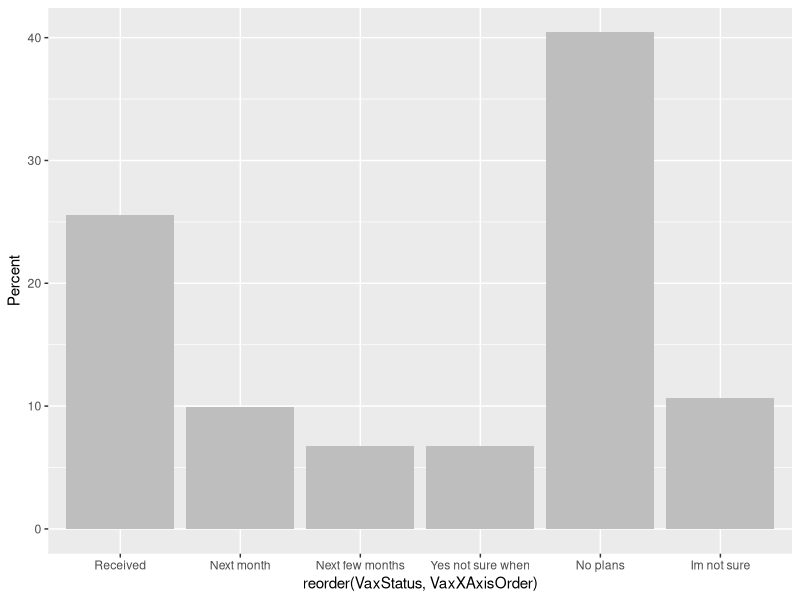
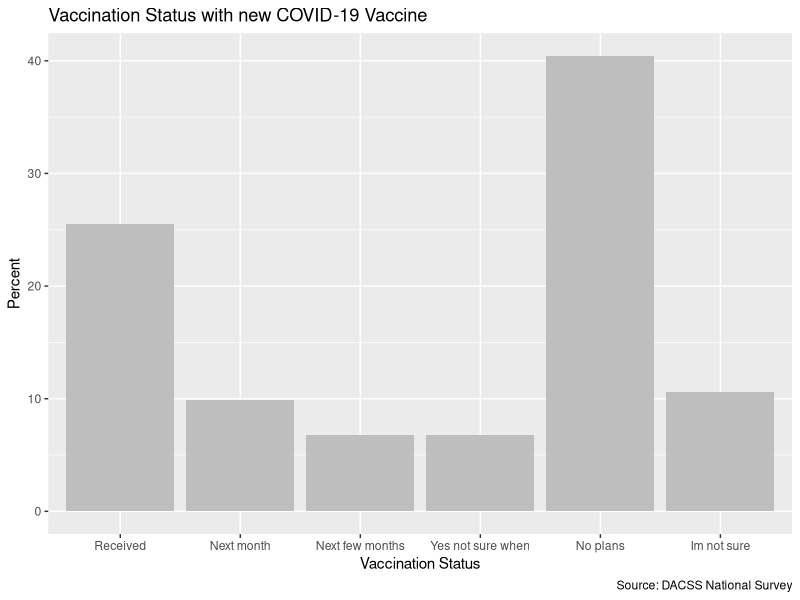
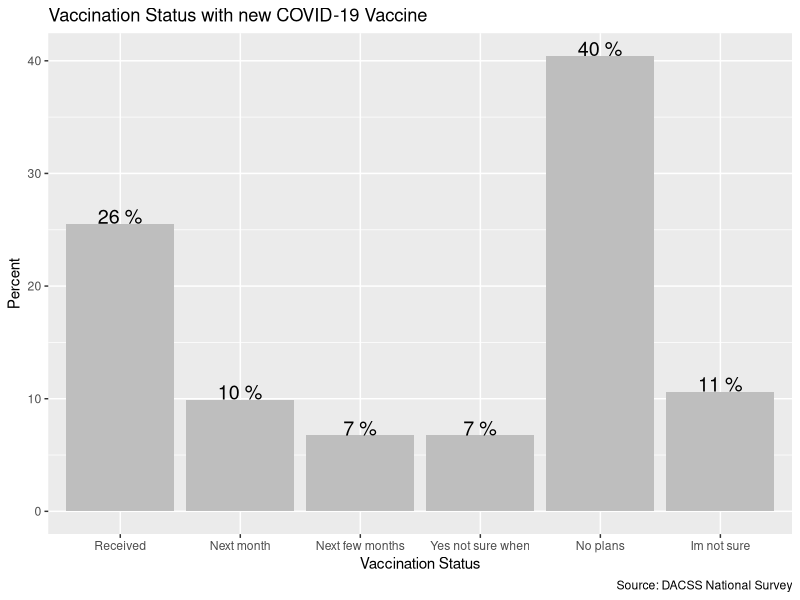
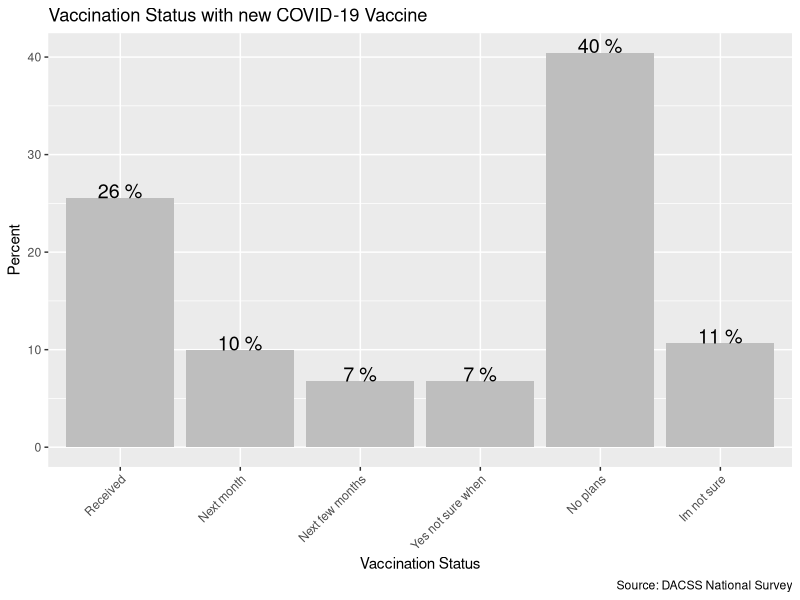
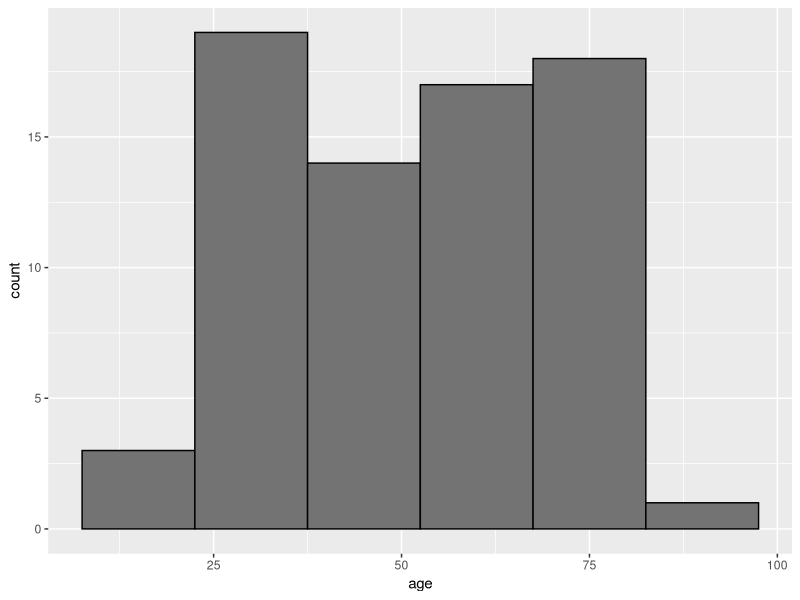
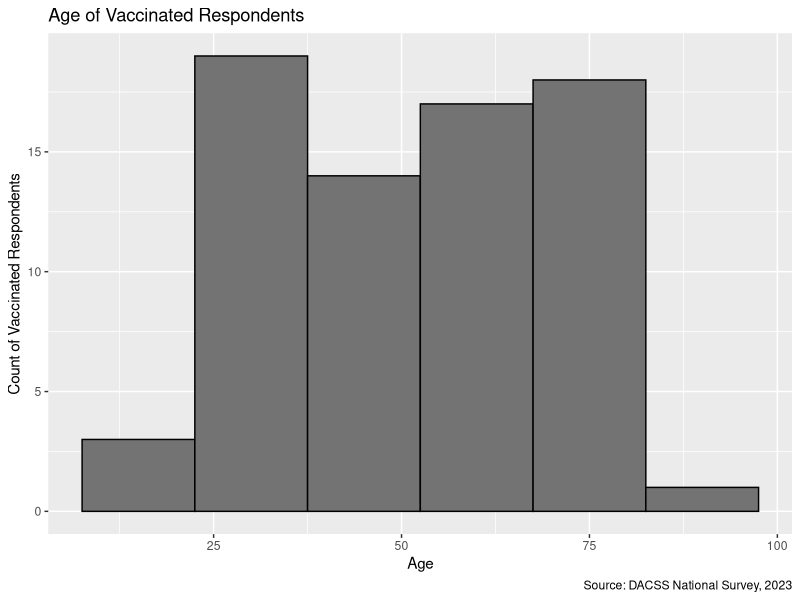
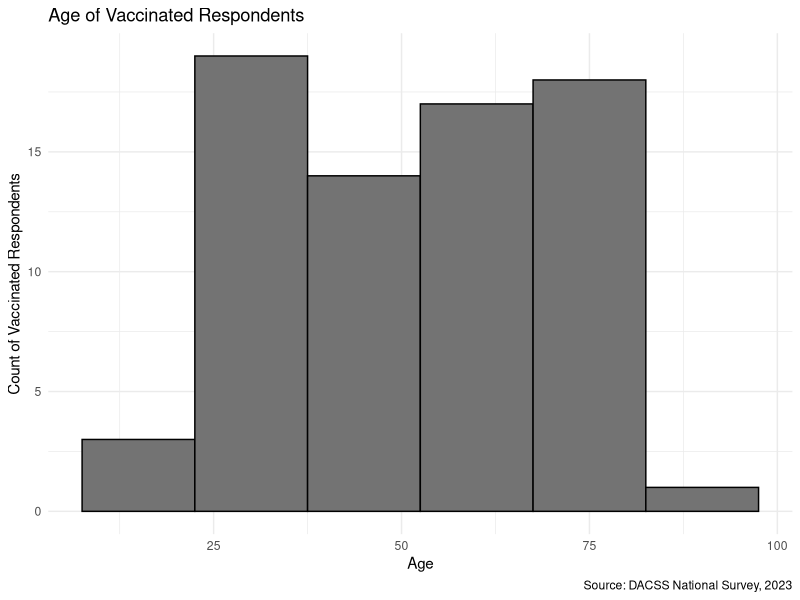
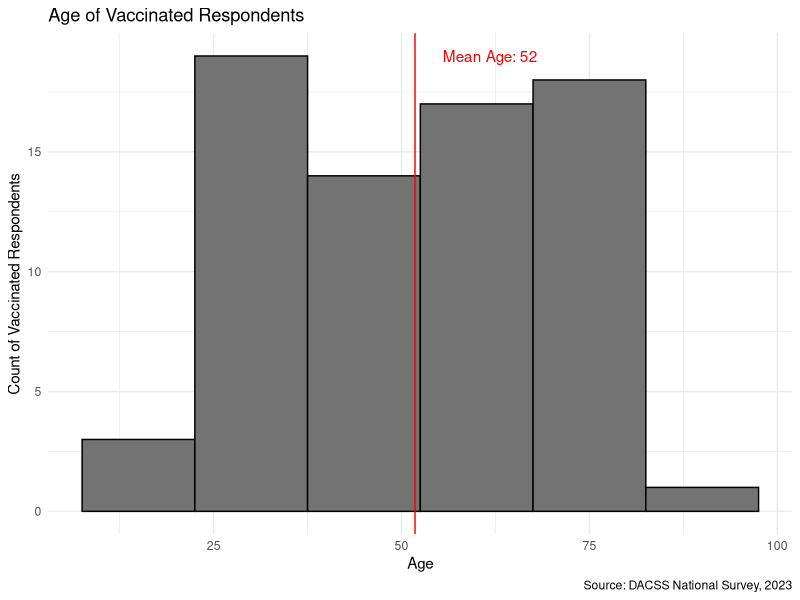

Here is the R script that generated these plots, in order: (Note: this script raises an error after producing the figures.)

# clean memory ------------------------------------------------------------
rm(list = ls())
library(ggplot2)
library(dplyr)


# read in data ------------------------------------------------------------
#set working directory

mydata = read.csv("Survey.csv")


# see data ----------------------------------------------------------


head(mydata)


# see data types ----------------------------------------------------------

str(mydata)
summary(mydata)



# deliverable 1 ----------------------------------------------------------
####################Vax Status Bar Chart########################

#summary table vax status and proportion table
absoluteVax <- table(mydata$NewVaxstatus,
                     exclude = 'nothing')
propVax=prop.table(absoluteVax)*100                     

absoluteVax 
propVax



#making data frame for graph
(VaxtableFreq=as.data.frame(absoluteVax))
names(VaxtableFreq)=c("VaxStatus","Count")
VaxtableFreq
VaxtableFreq$Percent=as.vector(propVax)
VaxtableFreq

#adding an order to the columns
VaxXAxisOrder <- c(6, 3, 2, 5, 1, 4)
VaxtableFreq$VaxXAxisOrder=as.vector(VaxXAxisOrder)

VaxtableFreq

#base GGPLOT2 starts with a "base", telling WHAT VARIABLES TO PLOT
vaxbase = ggplot(data = VaxtableFreq, 
             aes(x = reorder(VaxStatus, VaxXAxisOrder), # horizontal
                 y = Percent)) #vertical

vaxplot1 = vaxbase + geom_bar(fill ="gray",
                        stat = 'identity') # notice the "stat"
vaxplot1

titleText='Vaccination Status with new COVID-19 Vaccine'
sub_titleText='Fall 2023'
sourceText='Source: DACSS National Survey'

x.AxisText="Vaccination Status"
y.AxisText="Percent"

vaxplot2 = vaxplot1 + labs(title=titleText,
                     x =x.AxisText, 
                     y = y.AxisText,
                     caption = sourceText) 
vaxplot2

#adding %s on labels
#vaxplot3 = vaxplot2 + scale_y_continuous(breaks=c(0,10, 20, 30, 40),
                                         #limits = c(0, 45), 
                                         #labels = label_number(suffix = "%")) #####Not working
#vaxplot3

#adding in percentage labels 
####################Giving me error in dashboard############################
VAXLABELS = paste(round(VaxtableFreq$Percent,0),'%')


vaxplot3 = vaxplot2 + geom_text(vjust=0, #hjust if flipping
                          size = 5,
                          aes(y = Percent ,
                              label = VAXLABELS))

vaxplot3


#Tilting X axis names so that they fit 
vaxplot4 <- vaxplot3 + theme(axis.text.x = element_text(angle = 45, hjust = 1))
vaxplot4

#####Having trouble shifting labels######
#vaxplot5 <- vaxplot4 + geom_text(data = subset(vaxbase, VaxStatus == 4), aes(label = VAXLABELS),
          #position = position_dodge(width = 0.8), vjust = -0.6, size = 5)

# save vaxplot4 ----------------------------------------------------------
saveRDS(vaxplot4, file = "VaxStatusBarChart.rds")

######################Age Histogram#########################
barWIDTH=15
library(ggplot2)

VaxedData <- filter(mydata, NewVaxstatus == "Received")
y.AxisTextAge="Age"

VaxtitleText='Age of Vaccinated Respondents'
sub_titleText='Fall 2023'
sourceText='Source: DACSS National Survey, 2023'

AgeHistbase= ggplot(VaxedData)  
h1= AgeHistbase + geom_histogram(aes(x = age),
                          binwidth = barWIDTH,
                          color = "#000000",
                            fill= "gray45") 
h1=h1 + labs(y="count")
h1

histy.AxisTextAge="Count of Vaccinated Respondents"
histx.AxisTextAge="Age"

VaxAgeHist = h1 + labs(title=VaxtitleText,
                                    x = histx.AxisTextAge, 
                       y = histy.AxisTextAge,
                                    caption = sourceText) 
VaxAgeHist

VaxAgeHist = VaxAgeHist + theme_minimal()

VaxAgeHist


#Adding in mean line and label
mn=mean(VaxedData$age,na.rm = T)
txtMean=paste0('Mean Age: ',round(mn))
txtMean

VaxAgeHist <- VaxAgeHist + geom_vline(xintercept = mn,color='red') + 
  annotate(geom = 'text',color='red',
           label=txtMean, # mean as text
           y = 19,
           x=mn+10,
           angle=0) 
VaxAgeHist



# save del2Draft ----------------------------------------------------------
saveRDS(VaxAgeHist, file = "VaxAgeHistFinal.rds")

# deliverable 3 Bivariate ----------------------------------------------------------
#########################Stacked Bar Chart#############################
(VaxedByPolitics = table(mydata$SimpleVaxStatus,mydata$SimplePolitical))
library(magrittr) # for %>%
(VaxedByPoliticsProp = prop.table(VaxedByPolitics,
                            margin = 2)%>%round(.,3))

VaxedByPoliticsDF = as.data.frame(VaxedByPolitics)

VaxedByPoliticsDF
names(VaxedByPoliticsDF)=c("VaxStatus","PoliticalAffiliation","counts")
VaxedByPoliticsDF$pctCol = as.data.frame(VaxedByPoliticsProp)[,3]
VaxedByPoliticsDF

#Reordering Political Affiliation Bar
VaxedByPoliticsDF$PoliticalAffiliationF <- factor(VaxedByPoliticsDF$PoliticalAffiliation, levels=c('Liberal', 'Moderate','Conservative','Not Sure'))
summary(VaxedByPoliticsDF$PoliticalAffiliationF)



summary(VaxedByPoliticsDF)


base2 = ggplot(data=VaxedByPoliticsDF,
             aes(x= PoliticalAffiliationF,
                 y=pctCol, # % not counts
                 fill=VaxStatus)) + theme_minimal()

barStacked2 = base2 + geom_bar(stat = "identity",
                               position = 'stack')#default
barStacked2

library(scales)
barStacked2= barStacked2 + geom_text(size = 5,# check below:
                                     position = position_stack(vjust = 0.5),# center
                                     aes(label=percent(pctCol,accuracy = 0.1)))# percent format

barStacked2 = barStacked2 + scale_y_continuous(labels = scales::percent)

barStacked2

barStacked2 = barStacked2 + theme_minimal() +
  labs(title = "Politics and Vaccination Plans",
       subtitle = "New COVID-19 Vaccination Status by Political Affiliation",
       x="",
       y="",
       fill='Vaccination Status',
       caption = "Source: DACSS National Survey, 2023") +
  theme(axis.text.y =element_blank())

barStacked2



# save del3Draft ----------------------------------------------------------
saveRDS(barStacked2, file = "StackedBar.rds")



# deliverable 4  ----------------------------------------------------------

library(sf)
county_map=sf::read_sf("WA_County_Boundaries.geojson")
head(county_map)
head(mydata)

# merge data into map ----------------------------------------------------------
mydataCounty=aggregate(data=mydata,Free.Lunch~County,FUN = mean)
myMapLunch=merge(county_map,mydataCounty,by.x='JURISDIC_2',"County")

# prepare plot

base=ggplot(myMapLunch)
del4Draft=base + geom_sf(aes(fill=Free.Lunch))
del4Draft

# save del4Draft ----------------------------------------------------------
saveRDS(del4Draft, file = "del4Draft.rds")
